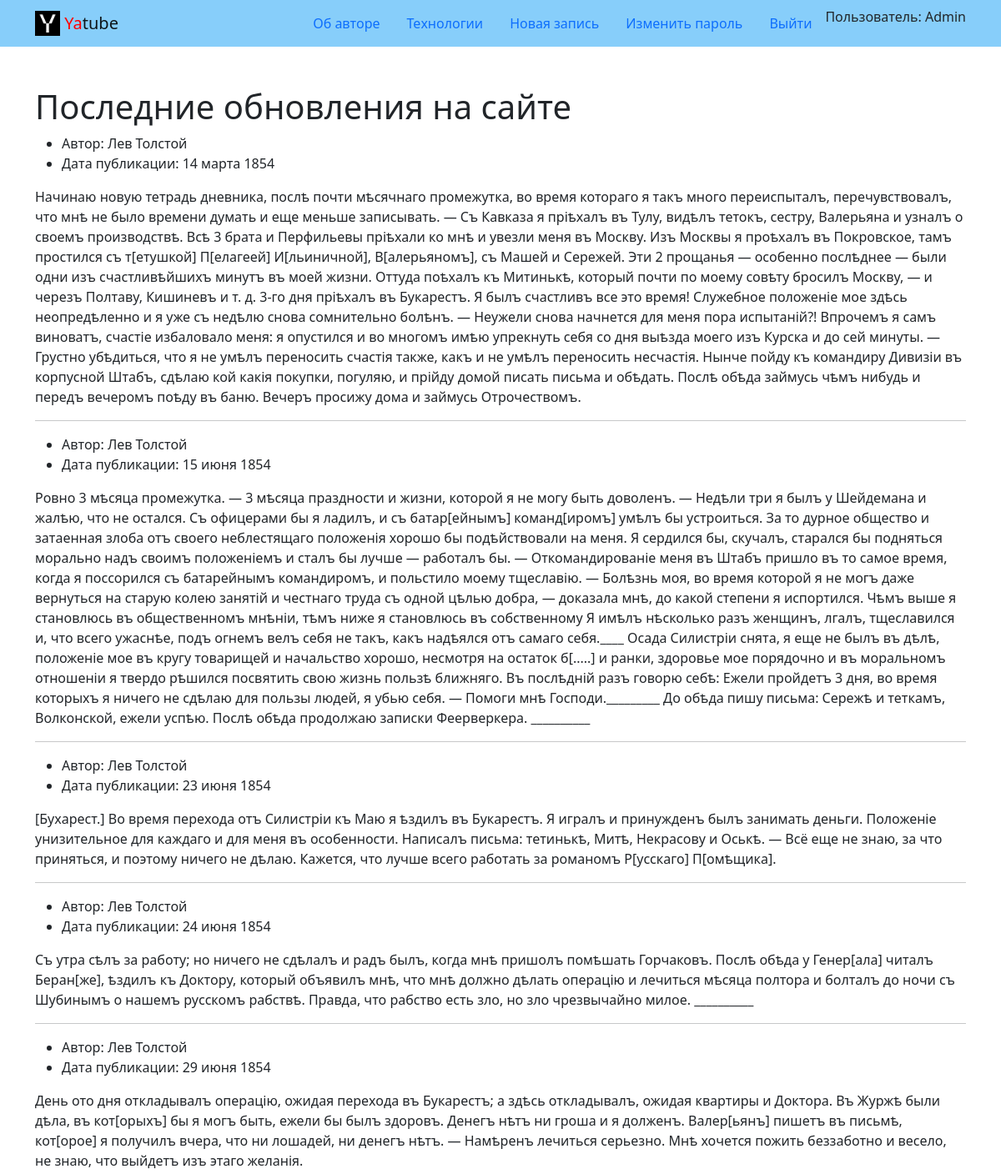
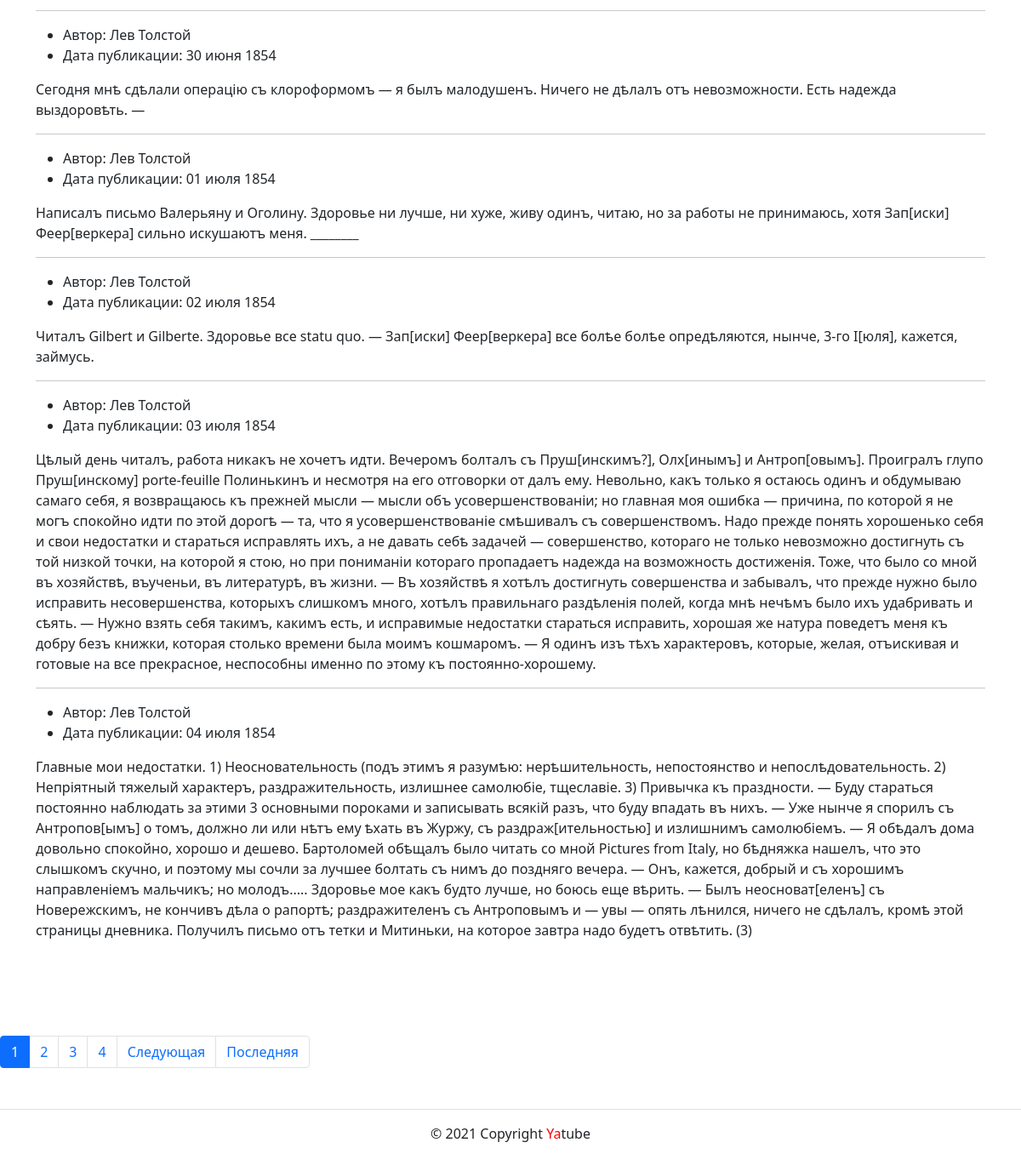
The page / (signed in) on the database its author committed (2 pictures, top to bottom).
### posts/models.py (models this page shows)
class Post(models.Model):
    text = models.TextField()
    pub_date = models.DateTimeField('date published', auto_now_add=True)
    author = models.ForeignKey(
        User,
        on_delete=models.CASCADE,
        related_name='posts'
    )
    group = models.ForeignKey(
        Group,
        on_delete=models.SET_NULL,
        max_length=50,
        related_name='posts',
        blank=True,
        null=True
    )

### posts/views.py (the view)
# urls.py: path('', views.index, name='index'),
def index(request):
    posts = Post.objects.all()
    paginator = Paginator(posts, 10)
    page_number = request.GET.get('page')
    page_obj = paginator.get_page(page_number)
    title = 'Последние обновления на сайте'
    text = 'Последние обновления на сайте'
    context = {
        'page_obj': page_obj,
        'posts': posts,
        'title': title,
        'text': text
    }
    return render(request, 'posts/index.html', context)

### templates/posts/index.html (shortened to what this page needs)
{% extends "base.html" %}
{% block content %}
  <main>
    <div class="container py-5">
      <h1>Последние обновления на сайте</h1>
        {% for post in page_obj %}
          <ul>
            <li>
              Автор: {{ post.author.get_full_name }}
            </li>
            <li>
              Дата публикации: {{ post.pub_date|date:"d E Y" }}
            </li>
          </ul>
        <p>{{ post.text }}</p>
        {% if not forloop.last %}<hr>{% endif %}
        {% endfor %}
    </div>
  </main>
  {% include 'posts/includes/paginator.html' %}
{% endblock %}

### templates/includes/header.html (shortened to what this page needs)
{% load static %}
<header>
  <nav class="navbar navbar-light" style="background-color: lightskyblue">
    <div class="container">
      <a class="navbar-brand" href="{% url 'posts:index' %}">
        <img src="{% static 'img/logo.png' %}" width="30" height="30" class="d-inline-block align-top" alt="">
        <span style="color:red">Ya</span>tube
      </a>
      {% with request.resolver_match.view_name as view_name %}
      <ul class="nav nav-pills">
        <li class="nav-item">
          <a class="nav-link {% if view_name  == 'about:author' %}active{% endif %}"
            href="{% url 'about:author' %}">Об авторе</a>
        </li>
        <li class="nav-item">
          <a class="nav-link {% if view_name  == 'about:tech' %}active{% endif %}"
            href="{% url 'about:tech' %}">Технологии</a>
        </li>
        {% if request.user.is_authenticated %}
        <li class="nav-item">
          <a class="nav-link" href="{% url 'posts:post_create' %}">Новая запись</a>
        </li>
        <li class="nav-item">
          <a class="nav-link" href="">Изменить пароль</a>
        </li>
        <li class="nav-item">
          <a class="nav-link" href="{% url 'users:logout' %}">Выйти</a>
        </li>
        <li>
          Пользователь: {{ user.username }}
        {% endif %}
      </ul>
      {% endwith %}
    </div>
  </nav>
</header>

### rows shown on the page
Post: author.get_full_name "Лев Толстой", pub_date "14 марта 1854", text "Начинаю новую тетрадь дневника, послѣ почти мѣсячнаго промежутка, во время котораго я такъ много переиспыталъ, перечувствовалъ, что мнѣ не было времени думать и еще меньше записывать. — Съ Кавказа я пріѣхалъ въ Тулу, видѣлъ тетокъ, сестру, Валерьяна и узналъ о своемъ производствѣ. Всѣ 3 брата и Перфильевы пріѣхали ко мнѣ и увезли меня въ Москву. Изъ Москвы я проѣхалъ въ Покровское, тамъ простился съ т[етушкой] П[елагеей] И[льиничной], В[алерьяномъ], съ Машей и Сережей. Эти 2 прощанья — особенно послѣднее — были одни изъ счастливѣйшихъ минутъ въ моей жизни. Оттуда поѣхалъ къ Митинькѣ, который почти по моему совѣту бросилъ Москву, — и черезъ Полтаву, Кишиневъ и т. д. 3-го дня пріѣхалъ въ…"
Post: author.get_full_name "Лев Толстой", pub_date "15 июня 1854", text "Ровно 3 мѣсяца промежутка. — 3 мѣсяца праздности и жизни, которой я не могу быть доволенъ. — Недѣли три я былъ у Шейдемана и жалѣю, что не остался. Съ офицерами бы я ладилъ, и съ батар[ейнымъ] команд[иромъ] умѣлъ бы устроиться. За то дурное общество и затаенная злоба отъ своего неблестящаго положенія хорошо бы подѣйствовали на меня. Я сердился бы, скучалъ, старался бы подняться морально надъ своимъ положеніемъ и сталъ бы лучше — работалъ бы. — Откомандированіе меня въ Штабъ пришло въ то самое время, когда я поссорился съ батарейнымъ командиромъ, и польстило моему тщеславію. — Болѣзнь моя, во время которой я не могъ даже вернуться на старую колею занятій и честнаго труда съ одной цѣлью…"
Post: author.get_full_name "Лев Толстой", pub_date "23 июня 1854", text "[Бухарест.] Во время перехода отъ Силистріи къ Маю я ѣздилъ въ Букарестъ. Я игралъ и принужденъ былъ занимать деньги. Положеніе унизительное для каждаго и для меня въ особенности. Написалъ письма: тетинькѣ, Митѣ, Некрасову и Оськѣ. — Всё еще не знаю, за что приняться, и поэтому ничего не дѣлаю. Кажется, что лучше всего работать за романомъ Р[усскаго] П[омѣщика]."
Post: author.get_full_name "Лев Толстой", pub_date "24 июня 1854", text "Съ утра сѣлъ за работу; но ничего не сдѣлалъ и радъ былъ, когда мнѣ пришолъ помѣшать Горчаковъ. Послѣ обѣда у Генер[ала] читалъ Беран[же], ѣздилъ къ Доктору, который объявилъ мнѣ, что мнѣ должно дѣлать операцію и лечиться мѣсяца полтора и болталъ до ночи съ Шубинымъ о нашемъ русскомъ рабствѣ. Правда, что рабство есть зло, но зло чрезвычайно милое. __________"
Post: author.get_full_name "Лев Толстой", pub_date "29 июня 1854", text "День ото дня откладывалъ операцію, ожидая перехода въ Букарестъ; a здѣсь откладывалъ, ожидая квартиры и Доктора. Въ Журжѣ были дѣла, въ кот[орыхъ] бы я могъ быть, ежели бы былъ здоровъ. Денегъ нѣтъ ни гроша и я долженъ. Валер[ьянъ] пишетъ въ письмѣ, кот[орое] я получилъ вчера, что ни лошадей, ни денегъ нѣтъ. — Намѣренъ лечиться серьезно. Мнѣ хочется пожить беззаботно и весело, не знаю, что выйдетъ изъ этаго желанія."
Post: author.get_full_name "Лев Толстой", pub_date "30 июня 1854", text "Сегодня мнѣ сдѣлали операцію съ клороформомъ — я былъ малодушенъ. Ничего не дѣлалъ отъ невозможности. Есть надежда выздоровѣть. —"
Post: author.get_full_name "Лев Толстой", pub_date "01 июля 1854", text "Написалъ письмо Валерьяну и Оголину. Здоровье ни лучше, ни хуже, живу одинъ, читаю, но за работы не принимаюсь, хотя Зап[иски] Феер[веркера] сильно искушаютъ меня. ________"
Post: author.get_full_name "Лев Толстой", pub_date "02 июля 1854", text "Читалъ Gilbert и Gilberte. Здоровье все statu quo. — Зап[иски] Феер[веркера] все болѣе болѣе опредѣляются, нынче, 3-го І[юля], кажется, займусь."
Post: author.get_full_name "Лев Толстой", pub_date "03 июля 1854", text "Цѣлый день читалъ, работа никакъ не хочетъ идти. Вечеромъ болталъ съ Пруш[инскимъ?], Олх[инымъ] и Антроп[овымъ]. Проигралъ глупо Пруш[инскому] porte-feuille Полинькинъ и несмотря на его отговорки от далъ ему. Невольно, какъ только я остаюсь одинъ и обдумываю самаго себя, я возвращаюсь къ прежней мысли — мысли объ усовершенствованіи; но главная моя ошибка — причина, по которой я не могъ спокойно идти по этой дорогѣ — та, что я усовершенствованіе смѣшивалъ съ совершенствомъ. Надо прежде понять хорошенько себя и свои недостатки и стараться исправлять ихъ, а не давать себѣ задачей — совершенство, котораго не только невозможно достигнуть съ той низкой точки, на которой я стою, но при пониманіи…"
Post: author.get_full_name "Лев Толстой", pub_date "04 июля 1854", text "Главные мои недостатки. 1) Неосновательность (подъ этимъ я разумѣю: нерѣшительность, непостоянство и непослѣдовательность. 2) Непріятный тяжелый характеръ, раздражительность, излишнее самолюбіе, тщеславіе. 3) Привычка къ праздности. — Буду стараться постоянно наблюдать за этими 3 основными пороками и записывать всякій разъ, что буду впадать въ нихъ. — Уже нынче я спорилъ съ Антропов[ымъ] о томъ, должно ли или нѣтъ ему ѣхать въ Журжу, съ раздраж[ительностью] и излишнимъ самолюбіемъ. — Я обѣдалъ дома довольно спокойно, хорошо и дешево. Бартоломей обѣщалъ было читать со мной Pictures from Italy, но бѣдняжка нашелъ, что это слышкомъ скучно, и поэтому мы сочли за лучшее болтать съ нимъ до…"

### other values the page prints
{{ user.username }} "Admin"
{{ i }} "1"
{{ i }} "2" "3" "4"
